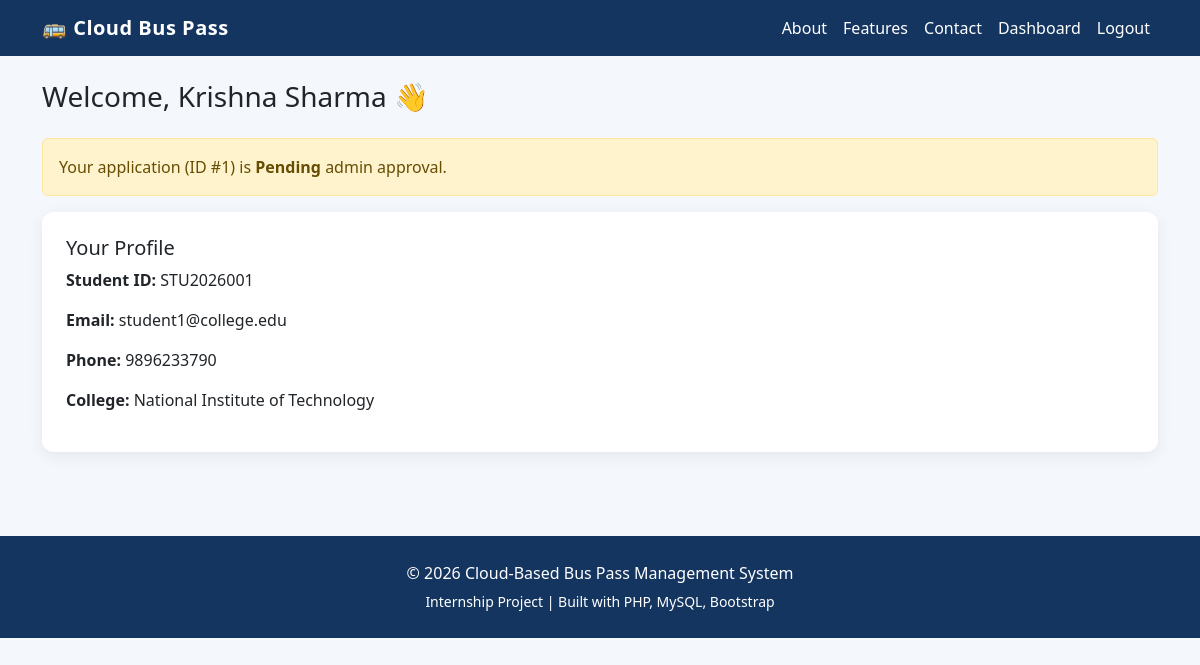
The app's page /CloudBusPassSystem/student/dashboard.php (signed in) with its own data.
### tables this page shows
CREATE TABLE student (
    student_id VARCHAR(20) PRIMARY KEY,
    name VARCHAR(100) NOT NULL,
    email VARCHAR(100) NOT NULL UNIQUE,
    phone VARCHAR(15) NOT NULL UNIQUE,
    college_name VARCHAR(150) NOT NULL,
    password VARCHAR(255) NOT NULL,
    created_at TIMESTAMP DEFAULT CURRENT_TIMESTAMP,
    INDEX idx_email (email),
    INDEX idx_phone (phone)
);

CREATE TABLE application (
    application_id INT AUTO_INCREMENT PRIMARY KEY,
    student_id VARCHAR(20) NOT NULL,
    name VARCHAR(100) NOT NULL,
    email VARCHAR(100) NOT NULL,
    phone VARCHAR(15) NOT NULL,
    boarding_point VARCHAR(100) NOT NULL,
    destination VARCHAR(100) NOT NULL,
    distance_km DECIMAL(5,2) NOT NULL,
    pass_type ENUM('Monthly','Quarterly') NOT NULL,
    fare DECIMAL(8,2) NOT NULL,
    status ENUM('Pending','Approved','Rejected') DEFAULT 'Pending',
    applied_date TIMESTAMP DEFAULT CURRENT_TIMESTAMP,
    FOREIGN KEY (student_id) REFERENCES student(student_id) ON DELETE CASCADE,
    INDEX idx_status (status)
);

### CloudBusPassSystem/student/dashboard.php (the view, shortened to what this page needs)
<?php
require '../includes/db.php';
$studentId = $_SESSION['student_id'];
$stmt = $pdo->prepare("SELECT * FROM student WHERE student_id = ?");
$stmt->execute([$studentId]);
$student = $stmt->fetch();
$stmt = $pdo->prepare("
    SELECT bp.*, a.fare, p.payment_status
    FROM buspass bp
    LEFT JOIN application a ON bp.application_id = a.application_id
    LEFT JOIN payment p ON p.application_id = a.application_id
    WHERE bp.student_id = ?
    ORDER BY bp.pass_id DESC LIMIT 1
");
$stmt->execute([$studentId]);
$pass = $stmt->fetch();
$stmt = $pdo->prepare("SELECT * FROM application WHERE student_id = ? ORDER BY application_id DESC LIMIT 1");
$stmt->execute([$studentId]);
$latestApp = $stmt->fetch();
include '../includes/header.php';
?>
<div class="container py-4">
  <h3 class="mb-4">Welcome, <?php echo htmlspecialchars($student['name']); ?> 👋</h3>
  <?php if ($pass && $pass['status'] === 'Active'): ?>
    <div class="card dashboard-card p-4 mb-4">
      <h5>Your Active Bus Pass</h5>
      <div class="row mt-3">
        <div class="col-md-6">
          <p><strong>Route:</strong> <?php echo htmlspecialchars($pass['route']); ?></p>
          <p><strong>Boarding Point:</strong> <?php echo htmlspecialchars($pass['boarding_point']); ?></p>
          <p><strong>Destination:</strong> <?php echo htmlspecialchars($pass['destination']); ?></p>
        </div>
        <div class="col-md-6">
          <p><strong>Pass Type:</strong> <?php echo htmlspecialchars($pass['pass_type']); ?></p>
          <p><strong>Expiry Date:</strong> <?php echo htmlspecialchars($pass['expiry_date']); ?></p>
          <p><strong>Payment Status:</strong>
            <span class="badge status-<?php echo htmlspecialchars($pass['payment_status'] ?? 'Pending'); ?>">
              <?php echo htmlspecialchars($pass['payment_status'] ?? 'Pending'); ?>
            </span>
          </p>
        </div>
      </div>
      <div class="mt-2">
        <a href="view_pass.php?pass_id=<?php echo $pass['pass_id']; ?>" class="btn btn-accent">View / Download Digital Pass</a>
        <a href="apply_pass.php?renew=1" class="btn btn-outline-primary">Renew Pass</a>
      </div>
    </div>
  <?php elseif ($latestApp && $latestApp['status'] === 'Pending'): ?>
    <div class="alert alert-warning">Your application (ID #<?php echo $latestApp['application_id']; ?>) is <strong>Pending</strong> admin approval.</div>
  <?php elseif ($latestApp && $latestApp['status'] === 'Rejected'): ?>
    <div class="alert alert-danger">Your last application was <strong>Rejected</strong>. You may re-apply.
      <a href="apply_pass.php" class="btn btn-sm btn-accent ms-2">Apply Again</a>
    </div>
  <?php endif; ?>
  <div class="card dashboard-card p-4">
    <h5>Your Profile</h5>
    <p><strong>Student ID:</strong> <?php echo htmlspecialchars($student['student_id']); ?></p>
    <p><strong>Email:</strong> <?php echo htmlspecialchars($student['email']); ?></p>
    <p><strong>Phone:</strong> <?php echo htmlspecialchars($student['phone']); ?></p>
    <p><strong>College:</strong> <?php echo htmlspecialchars($student['college_name']); ?></p>
  </div>
</div>
<?php include '../includes/footer.php'; ?>

### CloudBusPassSystem/assets/css/style.css (style rules this page uses)
:root { --primary: #1e4d8b; --primary-dark: #143560; --accent: #f5a623; --light-bg: #f4f7fb; }
body { background-color: var(--light-bg); font-family: 'Segoe UI', Roboto, Arial, sans-serif; }
.dashboard-card { border-radius: 12px; border: none; box-shadow: 0 4px 15px rgba(0,0,0,0.07); }

### records on screen
student: name "Krishna Sharma", student_id "STU2026001", email "student1@college.edu", phone "9896233790", college_name "National Institute of Technology"
application: application_id "1"
